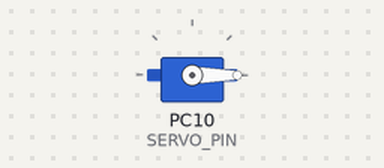
The sketch below on a simulated STM32 Blue Pill. Parts: servo.

Above: at 0.05 s.
Timing chart, 0 to 4.6 s (numbered marks = the images above):
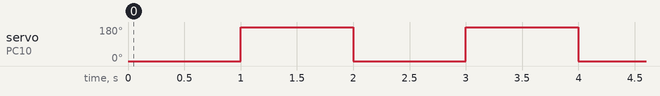

The sketch:

hl_x_module_servo_check.ino
```cpp
// (licence header left out)
// Подключение библиотеки для работы с сервоприводами
#include <Servo.h>

// Вывод управления сервоприводом
const uint8_t SERVO_PIN = PC10;

// Переменная для хранения текущего положения
uint8_t current_pos = 0;

// Создание объекта сервоприводов
Servo myServo;

void setup() {
  // Настройка скорости отладочного порта
  Serial.begin(115200);

  // Присвоение объекту сервопривода вывода управления
  myServo.attach(SERVO_PIN);
}

void loop() {
  // Поворот вала в положение 0
  myServo.write(0);
  delay(1000);

  // Поворот вала в положение 180
  myServo.write(180);
  delay(1000);
}
```

Measured:
- by itself, servo on PC10 (SERVO_PIN): alternates 180° for 1.0 s and 0° for 1.0 s
